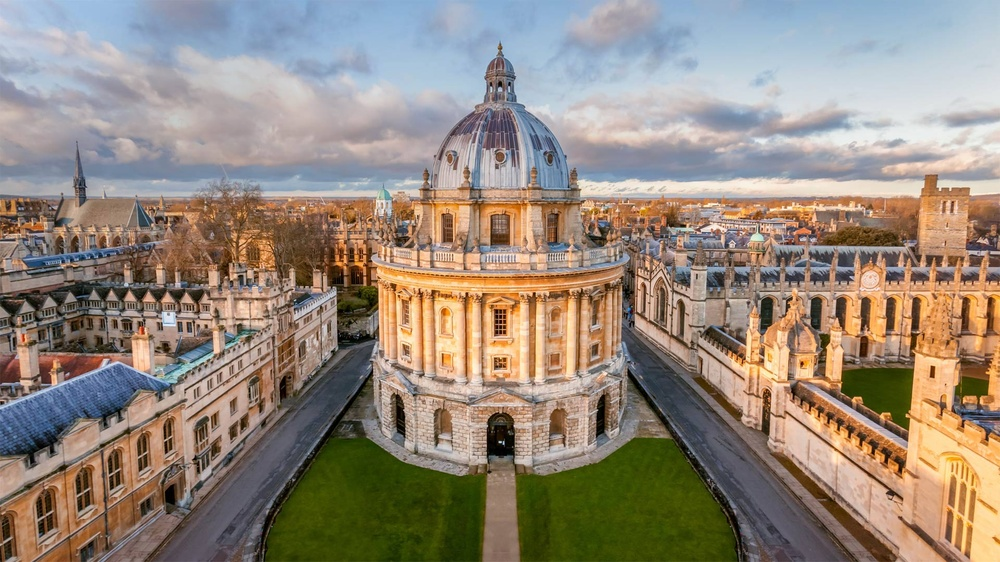
#> input picture base/PIL/lib.jpg, 1000 x 562 px, shrunk from 1920 x 1080 before the run
$ python pil_hist.py
#> lines starting #> are read from the running program, lines starting #| are printed output that depends on the picture
from PIL import Image
from pylab import *


# 读取图像到到数组中
im = array(Image.open('lib.jpg').convert('L'))
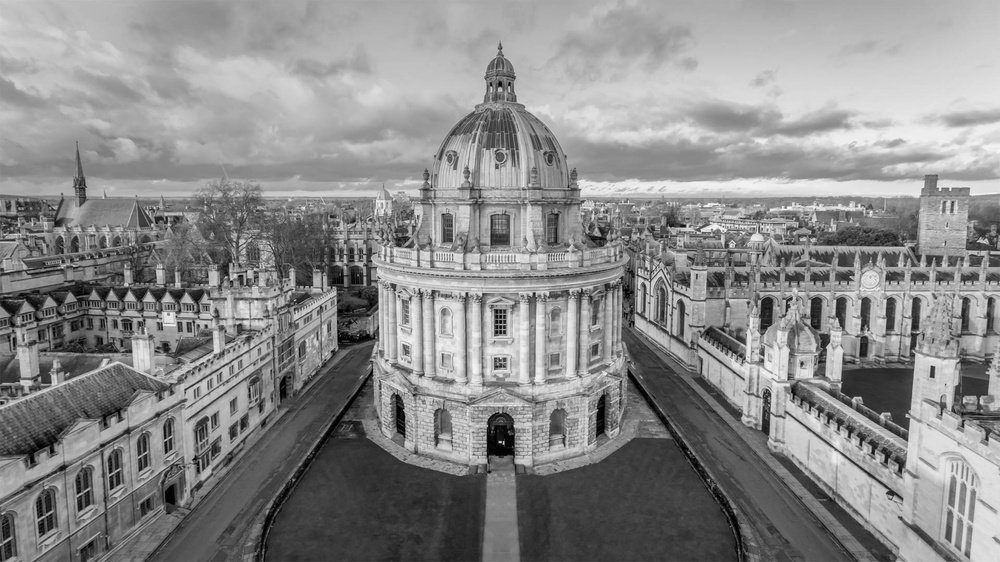
#> im: shape (562, 1000); min 0, max 248, mean 138.7

# 新建一个图像
figure()
subplot(1, 2, 1)
# 不使用颜色信息
gray()
# 在原点左上角显示轮廓图像
contour(im, origin='image')
axis('equal')
axis('off')


subplot(1, 2, 2)
hist(im.flatten(), 128)

# print(im.shape, im.dtype)
show()
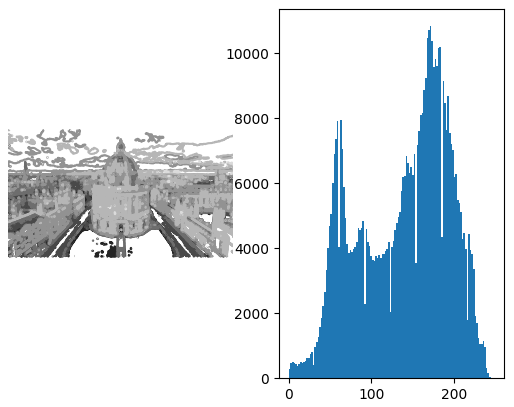
#> figure drawn by matplotlib, 2 panels; panel 2: tallest bar 10828 high, from x = 170.5 to 172.4

$ run again, with base/PIL/th.jpg copied over base/PIL/lib.jpg
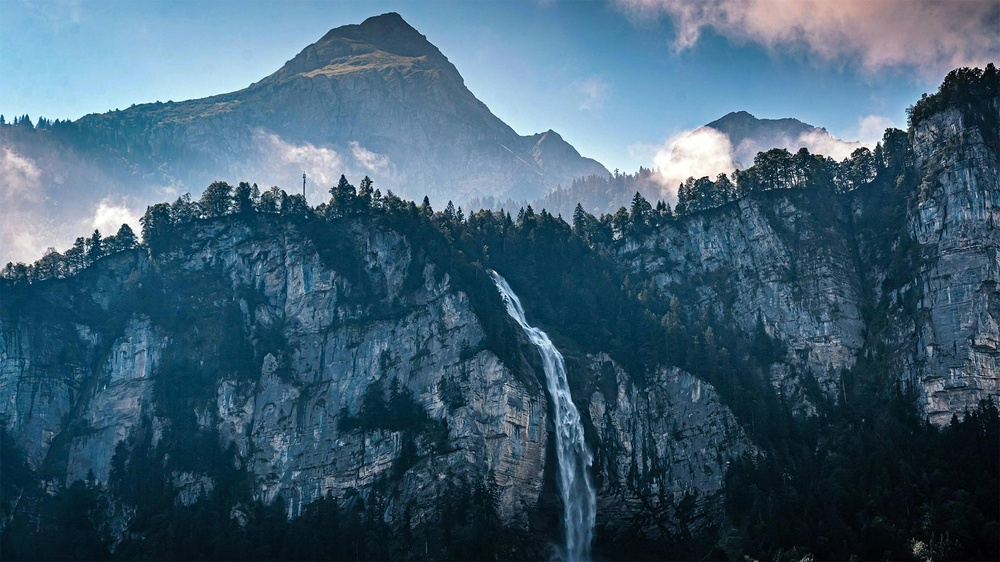
#> input picture base/PIL/th.jpg, 1000 x 562 px, shrunk from 1920 x 1080 before the run
#> `im = array(Image.open('lib.jpg').convert('L'))`:
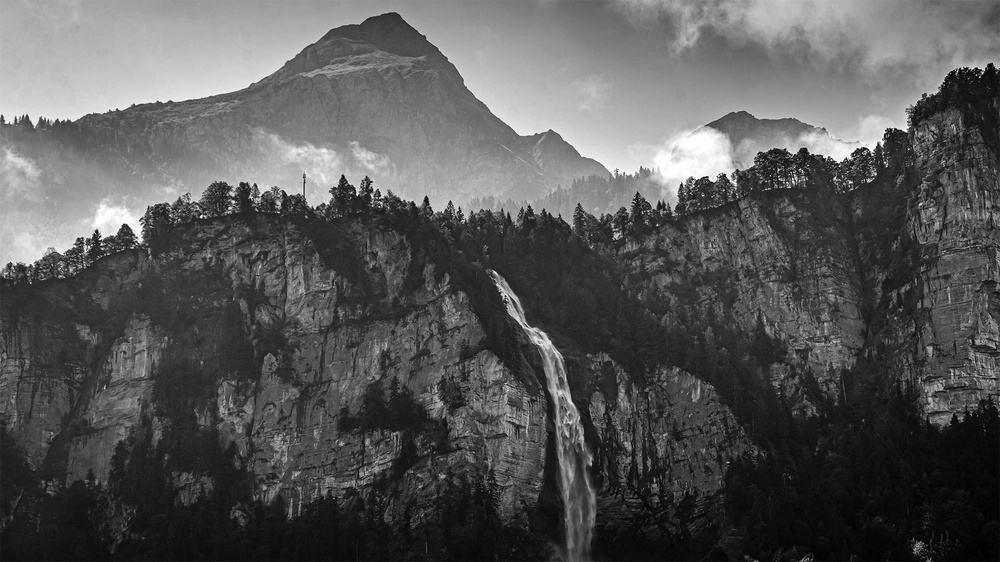
#> im: shape (562, 1000); min 0, max 255, mean 87.1
#> `show()`:
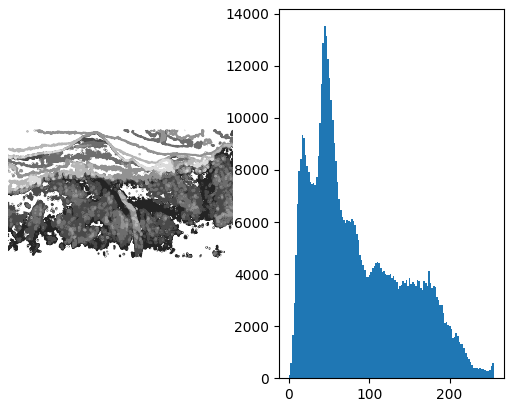
#> figure drawn by matplotlib, 2 panels; panel 2: tallest bar 13525 high, from x = 43.83 to 45.82
